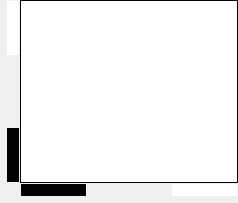
<?xml version="1.0" encoding="UTF-8"?>
<ui version="4.0">
 <class>GammaLevelsWidget</class>
 <widget class="QWidget" name="GammaLevelsWidget">
  <property name="geometry">
   <rect>
    <x>0</x>
    <y>0</y>
    <width>238</width>
    <height>203</height>
   </rect>
  </property>
  <property name="windowTitle">
   <string>Gamma levels</string>
  </property>
  <property name="styleSheet">
   <string notr="true">QSplitter {
    border-style: none;
	background-color: rgb(0, 0, 0, 0);
}
QSplitter::handle {
    border-style: none;
	background-color: rgb(0, 0, 0, 0);
}
 QSplitter::handle:horizontal {
     width: 2px;
	image: url(:/glmixer/icons/hplit.png);
 }
 QSplitter::handle:vertical {
     height: 2px;
	image: url(:/glmixer/icons/vplit.png);
 }


</string>
  </property>
  <layout class="QHBoxLayout" name="horizontalLayout">
   <property name="spacing">
    <number>0</number>
   </property>
   <property name="leftMargin">
    <number>0</number>
   </property>
   <property name="topMargin">
    <number>0</number>
   </property>
   <property name="rightMargin">
    <number>0</number>
   </property>
   <property name="bottomMargin">
    <number>0</number>
   </property>
   <item>
    <layout class="QGridLayout" name="gridLayoutGraphic">
     <property name="spacing">
      <number>0</number>
     </property>
     <item row="0" column="0">
      <widget class="QWidget" name="verticalGradient" native="true">
       <property name="enabled">
        <bool>true</bool>
       </property>
       <property name="sizePolicy">
        <sizepolicy hsizetype="Fixed" vsizetype="Preferred">
         <horstretch>0</horstretch>
         <verstretch>0</verstretch>
        </sizepolicy>
       </property>
       <property name="minimumSize">
        <size>
         <width>20</width>
         <height>0</height>
        </size>
       </property>
       <property name="maximumSize">
        <size>
         <width>20</width>
         <height>16777215</height>
        </size>
       </property>
       <property name="toolTip">
        <string>Adjust color  output range</string>
       </property>
       <property name="styleSheet">
        <string notr="true">QWidget{
    background-color: qlineargradient(spread:pad, x1:0, y1:0, x2:0, y2:1, stop:0 rgba(255, 255, 255, 255), stop:1 rgba(0, 0, 0, 255));
}
QWidget:disabled {
	background-color: palette(button);
};

border-width: 1px;
border-style: solid;
border-color: black;</string>
       </property>
       <layout class="QHBoxLayout" name="horizontalLayout_3">
        <property name="leftMargin">
         <number>7</number>
        </property>
        <property name="topMargin">
         <number>1</number>
        </property>
        <property name="rightMargin">
         <number>1</number>
        </property>
        <property name="bottomMargin">
         <number>1</number>
        </property>
        <item>
         <widget class="QSplitter" name="outSplit">
          <property name="orientation">
           <enum>Qt::Vertical</enum>
          </property>
          <property name="handleWidth">
           <number>10</number>
          </property>
          <property name="childrenCollapsible">
           <bool>false</bool>
          </property>
          <widget class="QWidget" name="maxOut" native="true">
           <property name="styleSheet">
            <string notr="true">background-color: rgb(255, 255, 255);</string>
           </property>
          </widget>
          <widget class="QWidget" name="rangeOut" native="true">
           <property name="minimumSize">
            <size>
             <width>1</width>
             <height>1</height>
            </size>
           </property>
           <property name="styleSheet">
            <string notr="true">background-color: rgba(240, 240, 240,0);</string>
           </property>
          </widget>
          <widget class="QWidget" name="minOut" native="true">
           <property name="styleSheet">
            <string notr="true">background-color: rgb(0, 0, 0);</string>
           </property>
          </widget>
         </widget>
        </item>
       </layout>
      </widget>
     </item>
     <item row="1" column="1">
      <widget class="QWidget" name="horizontalGradient" native="true">
       <property name="sizePolicy">
        <sizepolicy hsizetype="Preferred" vsizetype="Fixed">
         <horstretch>0</horstretch>
         <verstretch>0</verstretch>
        </sizepolicy>
       </property>
       <property name="minimumSize">
        <size>
         <width>0</width>
         <height>20</height>
        </size>
       </property>
       <property name="maximumSize">
        <size>
         <width>16777215</width>
         <height>20</height>
        </size>
       </property>
       <property name="toolTip">
        <string>Adjust color input range</string>
       </property>
       <property name="whatsThis">
        <string/>
       </property>
       <property name="styleSheet">
        <string notr="true">QWidget{
    background-color: qlineargradient(spread:pad, x1:1, y1:0, x2:0, y2:0, stop:0 rgba(255, 255, 255, 255), stop:1 rgba(0, 0, 0, 255));
}
QWidget:disabled {
	background-color: palette(button);
};

border-width: 1px;
border-style: solid;
border-color: black;</string>
       </property>
       <layout class="QHBoxLayout" name="horizontalLayout_4">
        <property name="spacing">
         <number>6</number>
        </property>
        <property name="leftMargin">
         <number>1</number>
        </property>
        <property name="topMargin">
         <number>1</number>
        </property>
        <property name="rightMargin">
         <number>1</number>
        </property>
        <property name="bottomMargin">
         <number>7</number>
        </property>
        <item>
         <widget class="QSplitter" name="inSplit">
          <property name="frameShape">
           <enum>QFrame::NoFrame</enum>
          </property>
          <property name="orientation">
           <enum>Qt::Horizontal</enum>
          </property>
          <property name="opaqueResize">
           <bool>true</bool>
          </property>
          <property name="handleWidth">
           <number>10</number>
          </property>
          <property name="childrenCollapsible">
           <bool>false</bool>
          </property>
          <widget class="QWidget" name="minIn" native="true">
           <property name="styleSheet">
            <string notr="true">background-color: rgb(0, 0, 0);</string>
           </property>
          </widget>
          <widget class="QWidget" name="rangeIn" native="true">
           <property name="minimumSize">
            <size>
             <width>1</width>
             <height>1</height>
            </size>
           </property>
           <property name="styleSheet">
            <string notr="true">background-color: rgba(240, 240, 240,0);</string>
           </property>
          </widget>
          <widget class="QWidget" name="maxIn" native="true">
           <property name="styleSheet">
            <string notr="true">background-color: rgb(255, 255, 255);
</string>
           </property>
          </widget>
         </widget>
        </item>
       </layout>
      </widget>
     </item>
     <item row="0" column="1">
      <widget class="QWidget" name="plotWidget" native="true">
       <property name="sizePolicy">
        <sizepolicy hsizetype="Expanding" vsizetype="Expanding">
         <horstretch>0</horstretch>
         <verstretch>0</verstretch>
        </sizepolicy>
       </property>
       <property name="styleSheet">
        <string notr="true">background-color: white;
border-width: 1px;
border-style: solid;
border-color: black;
background-color::disabled: white;
border-width::disabled: 1px;
border-style::disabled: solid;
border-color::disabled: black;</string>
       </property>
      </widget>
     </item>
     <item row="1" column="0">
      <widget class="QPushButton" name="resetButton">
       <property name="toolTip">
        <string>Reset</string>
       </property>
       <property name="statusTip">
        <string>Reset</string>
       </property>
       <property name="styleSheet">
        <string notr="true">QPushButton { 
	min-width: 13px;
	min-height: 13px;
	max-width: 13px;
	max-height: 13px;
     border-radius:2px;
     padding: 2px;
}</string>
       </property>
       <property name="text">
        <string/>
       </property>
       <property name="icon">
        <iconset resource="../icons.qrc">
         <normaloff>:/glmixer/icons/view-refresh.png</normaloff>:/glmixer/icons/view-refresh.png</iconset>
       </property>
       <property name="iconSize">
        <size>
         <width>12</width>
         <height>12</height>
        </size>
       </property>
      </widget>
     </item>
    </layout>
   </item>
  </layout>
 </widget>
 <resources>
  <include location="../icons.qrc"/>
 </resources>
 <connections/>
</ui>
